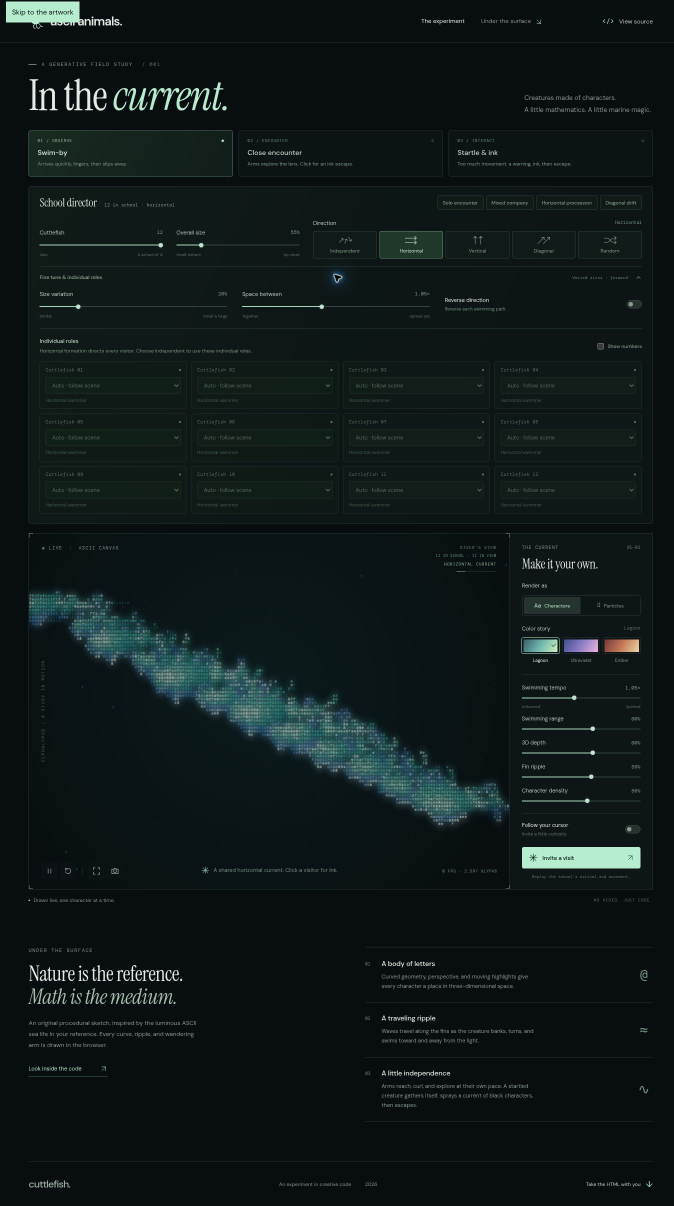
#> input picture species/gecko/director/evidence/live-baseline/cuttlefish-12-horizontal.jpg, 1348 x 2412 px, given in place of desktop-geometry-before-native.png, which was not available (shown at 1/2 size)
$ python compose-evidence.py --input ../../gecko/director/evidence/live-baseline --out out.png
#> lines starting #> are read from the running program, lines starting #| are printed output that depends on the picture
#!/usr/bin/env python3
"""Label/composite actual native captures. No invented browser chrome or UI.
Requires Pillow; movie encoding additionally requires ffmpeg. Originals stay intact.
"""
import argparse
import json
import subprocess
from pathlib import Path
from PIL import Image, ImageDraw, ImageFont

p = argparse.ArgumentParser()
p.add_argument('--input', type=Path, required=True)
p.add_argument('--out', type=Path, required=True)
p.add_argument('--movies', action='store_true')
args = p.parse_args()
args.out.mkdir(parents=True, exist_ok=True)
bg, ink, muted = '#0a1417', '#e2e8da', '#91aaa3'
font_path = '/usr/share/fonts/truetype/dejavu/DejaVuSans.ttf'
def font(size):
    return ImageFont.truetype(font_path, size)
def label(draw, xy, text, size=16, colour=ink):
    draw.text(xy, text, font=font(size), fill=colour)
def load(name):
#> called with name = 'desktop-geometry-before-native.png'
    return Image.open(args.input / name).convert('RGB')
#> returned value is the input picture: PIL image 1348x2412 RGB; mean R, G, B 15.3, 24.3, 25.5

for size in ['desktop', 'phone']:
    before, after = [load(f'{size}-geometry-{v}-native.png') for v in ['before','after']]
#> call 2 of load, with name = 'desktop-geometry-after-native.png'
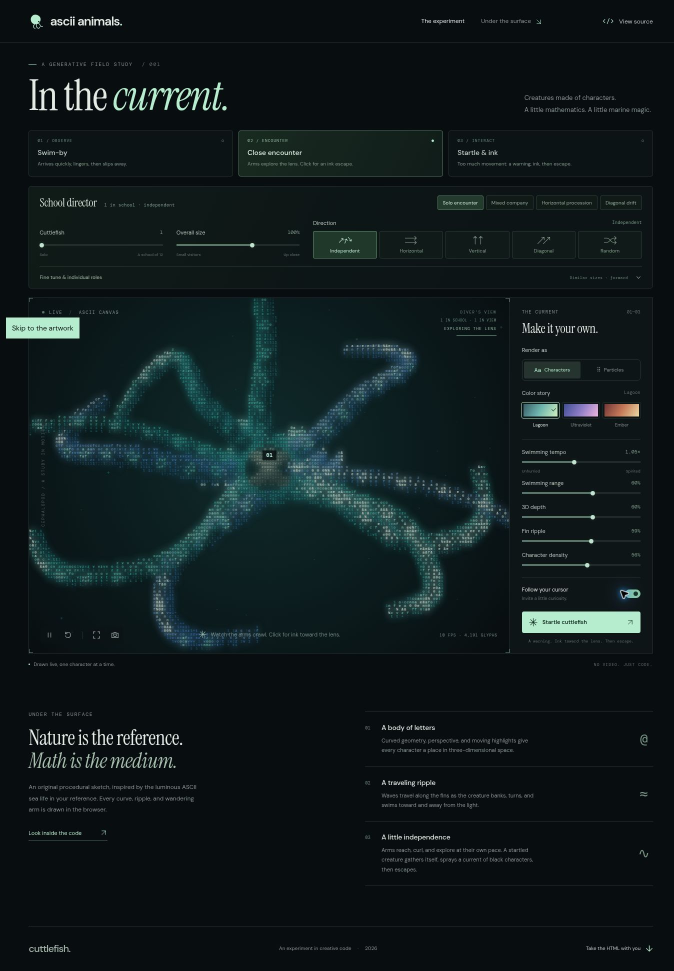
#> input picture species/gecko/director/evidence/live-baseline/cuttlefish-close-encounter.jpg, 1348 x 1941 px, given in place of desktop-geometry-after-native.png, which was not available (shown at 1/2 size)
#> in load, returned value is the input picture: PIL image 1348x1941 RGB; mean R, G, B 15.8, 26.2, 28.1
    w, h = before.size
#> w = 1348; h = 2412
    panel = Image.new('RGB', (w*2+60, h+154), bg)
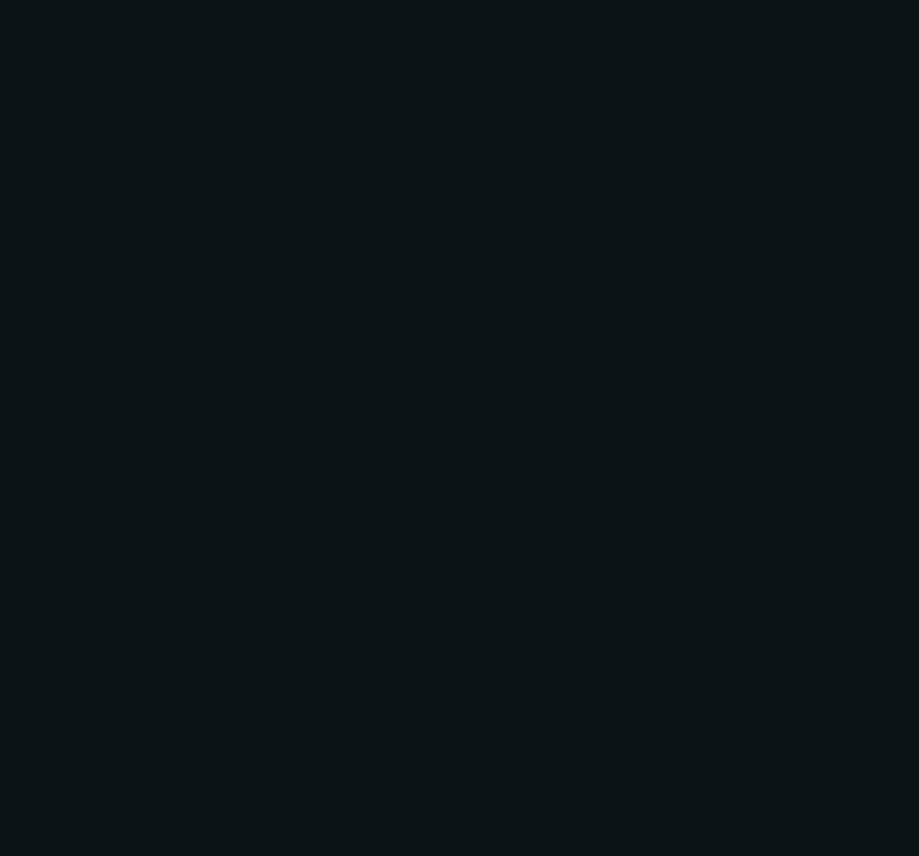
#> panel: PIL image 2756x2566 RGB (shown at 1/3 size); mean R, G, B 10, 20, 23
    d = ImageDraw.Draw(panel)
    label(d,(20,17),'MANTA / MATCHED GEOMETRY',24)
    label(d,(20,52),f'Native Canvas | {w} × {h} each | seed 17 | 240 ticks at 60 Hz | same settings',14,muted)
    label(d,(20,91),'BEFORE · main b8f222d',16)
    label(d,(w+40,91),'AFTER · reef manta geometry',16)
    panel.paste(before,(20,120)); panel.paste(after,(w+40,120))
#> after `panel.paste(before, (20, 120))`:
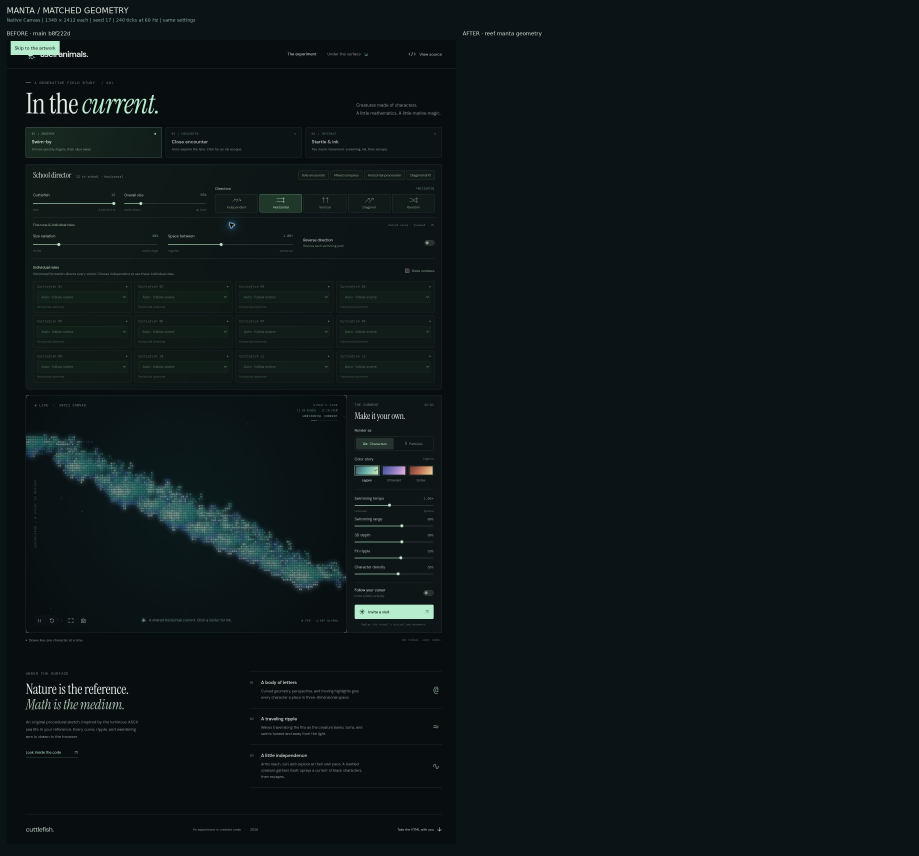
#> panel: PIL image 2756x2566 RGB (shown at 1/3 size); mean R, G, B 12.6, 22.1, 24.3
#> after `panel.paste(after, (w + 40, 120))`:
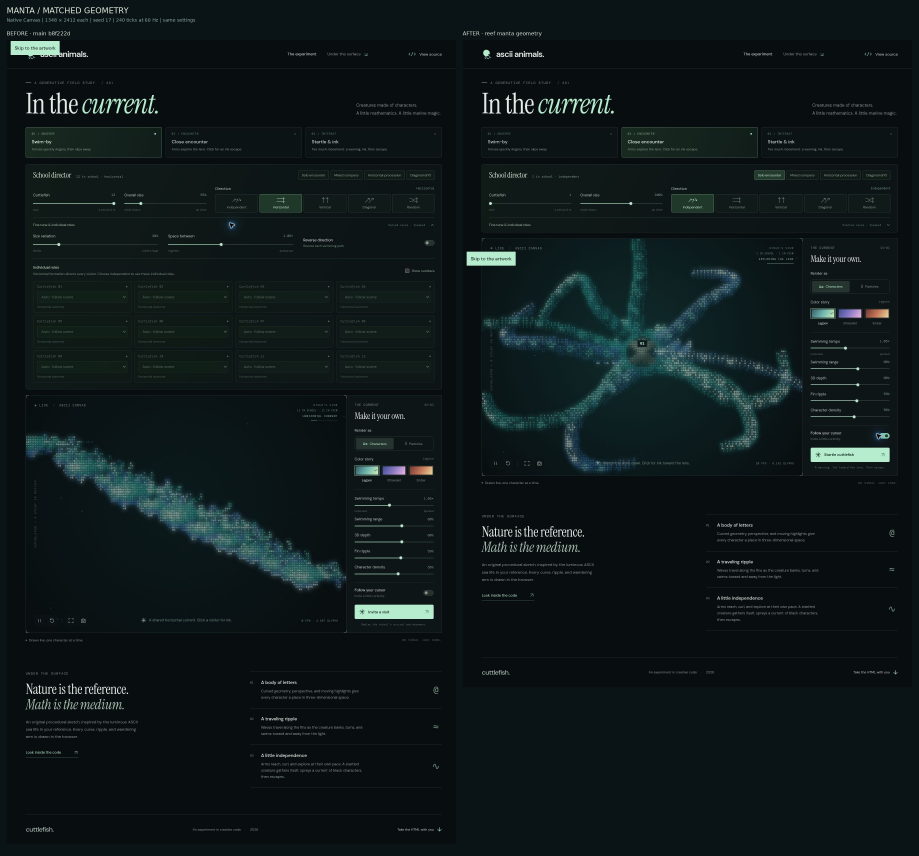
#> panel: PIL image 2756x2566 RGB (shown at 1/3 size); mean R, G, B 14.7, 24.4, 26.2
    label(d,(20,h+127),'Actual renderer output. No browser layout or device claim.',12,muted)
    panel.save(args.out / f'manta-{size}-before-after.png')
#> (the run stopped early here; a loop or call above may not have finished)
